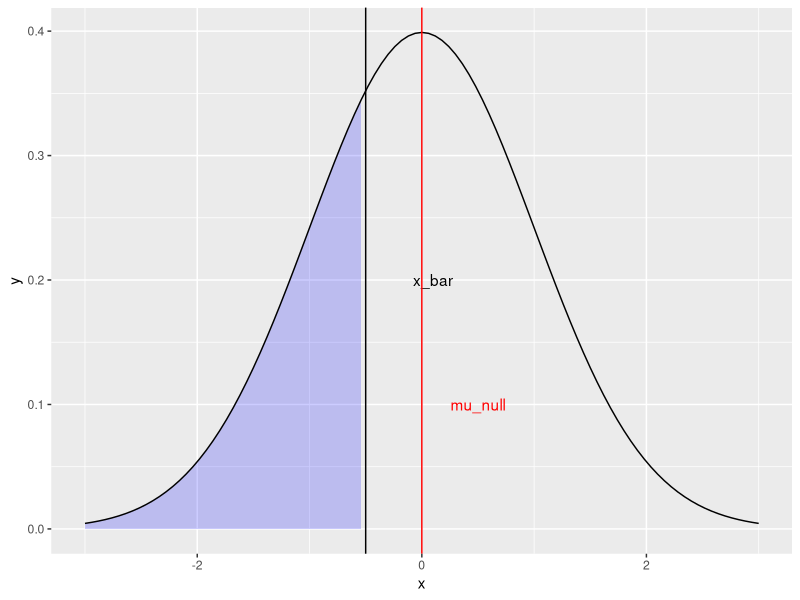
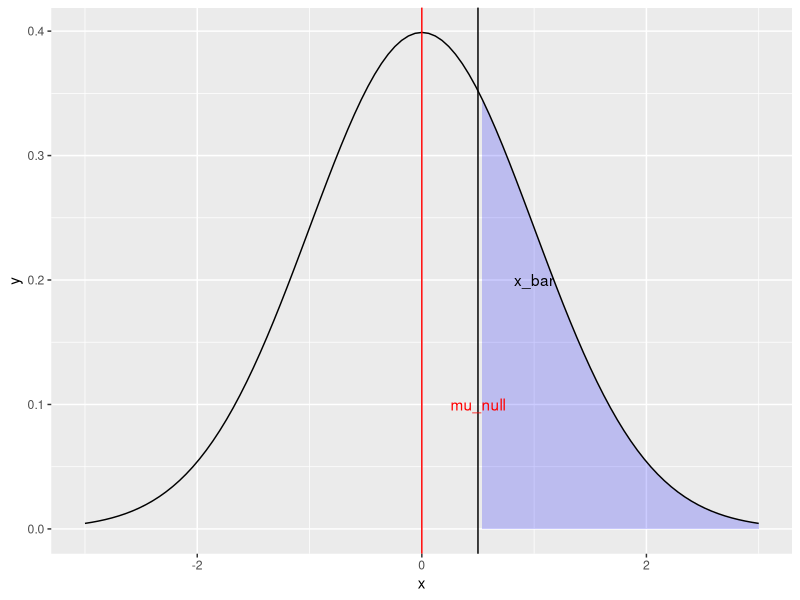
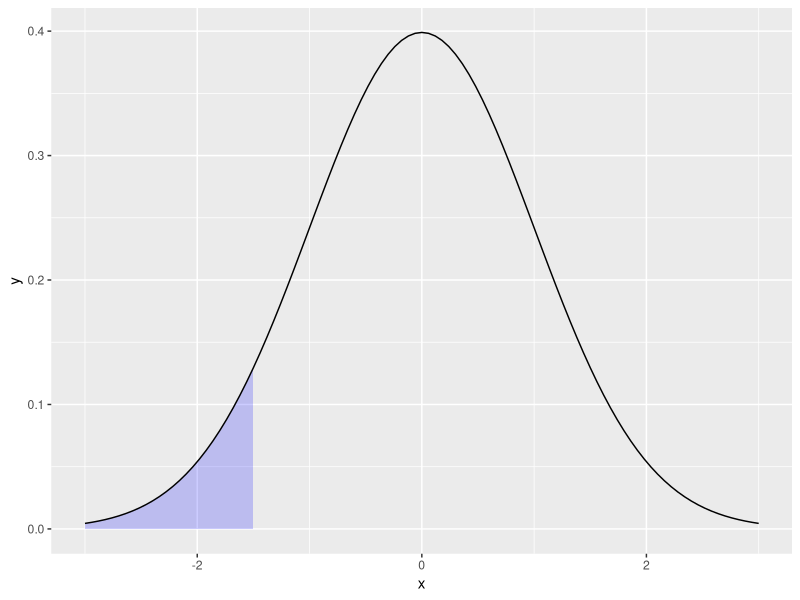
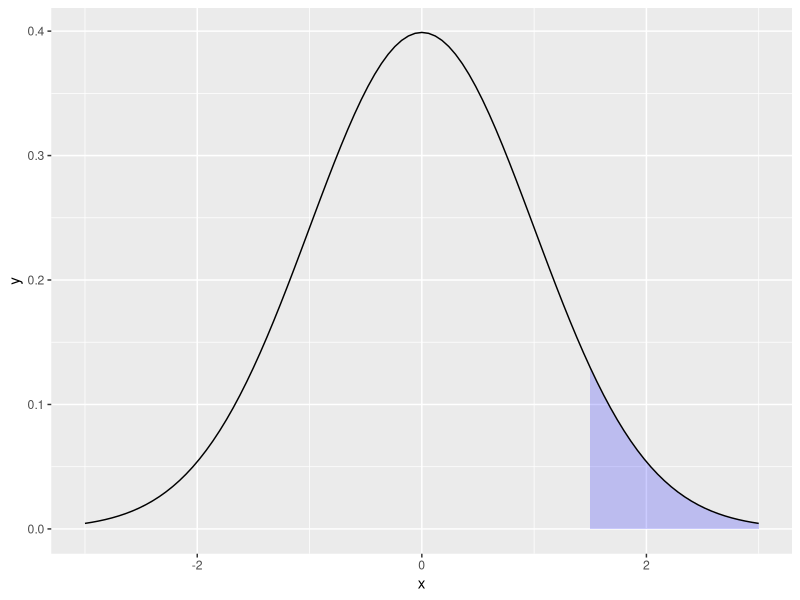

Reproduce these figures in R, in order.
## ---- chunk 1
knitr::opts_chunk$set(echo = F, eval=T, tidy=TRUE, tidy.opts=list(width.cutoff=70))
library(tidyverse)
## ---- chunk 2
    # Return dnorm(x) for 0 < x < 2, and NA for all other x
    dnorm_limit <- function(x) {
        y <- dnorm(x)
        y[x > -0.5] <- NA
        return(y)
    }

    # ggplot() with dummy data
    p <- ggplot(data.frame(x = c(-3, 3)), aes(x = x))

    p +
      stat_function(fun = dnorm_limit, geom = "area", fill = "blue", alpha = 0.2) +
      stat_function(fun = dnorm) +
      geom_vline(xintercept = -0.5) +
      annotate("text", x = 0.1, y = 0.2, label = "x_bar") + 
      geom_vline(xintercept = 0, color = "red") +
      annotate("text", x = 0.5, y = 0.1, label = "mu_null", color = "red")
## ---- chunk 3
    # Return dnorm(x) for 0 < x < 2, and NA for all other x
    dnorm_limit <- function(x) {
        y <- dnorm(x)
        y[x < 0.5] <- NA
        return(y)
    }

    # ggplot() with dummy data
    p <- ggplot(data.frame(x = c(-3, 3)), aes(x = x))

    p +
      stat_function(fun = dnorm_limit, geom = "area", fill = "blue", alpha = 0.2) +
      stat_function(fun = dnorm) +
      geom_vline(xintercept = 0.5) +
      annotate("text", x = 1, y = 0.2, label = "x_bar") + 
      geom_vline(xintercept = 0, color = "red") +
      annotate("text", x = 0.5, y = 0.1, label = "mu_null", color = "red")
## ---- chunk 4
    # Return dnorm(x) for 0 < x < 2, and NA for all other x
    dnorm_limit <- function(x) {
        y <- dnorm(x)
        y[x > -1.5] <- NA
        return(y)
    }

    # ggplot() with dummy data
    p <- ggplot(data.frame(x = c(-3, 3)), aes(x = x))

    p +
      stat_function(fun = dnorm_limit, geom = "area", fill = "blue", alpha = 0.2) +
      stat_function(fun = dnorm)
## ---- chunk 5
    dnorm_limit <- function(x) {
    y <- dnorm(x)
    y[x < 1.5] <- NA
    return(y)
    }

    # ggplot() with dummy data
    p <- ggplot(data.frame(x = c(-3, 3)), aes(x = x))

    p +
    stat_function(fun = dnorm_limit, geom = "area", fill = "blue", alpha = 0.2) +
    stat_function(fun = dnorm)
